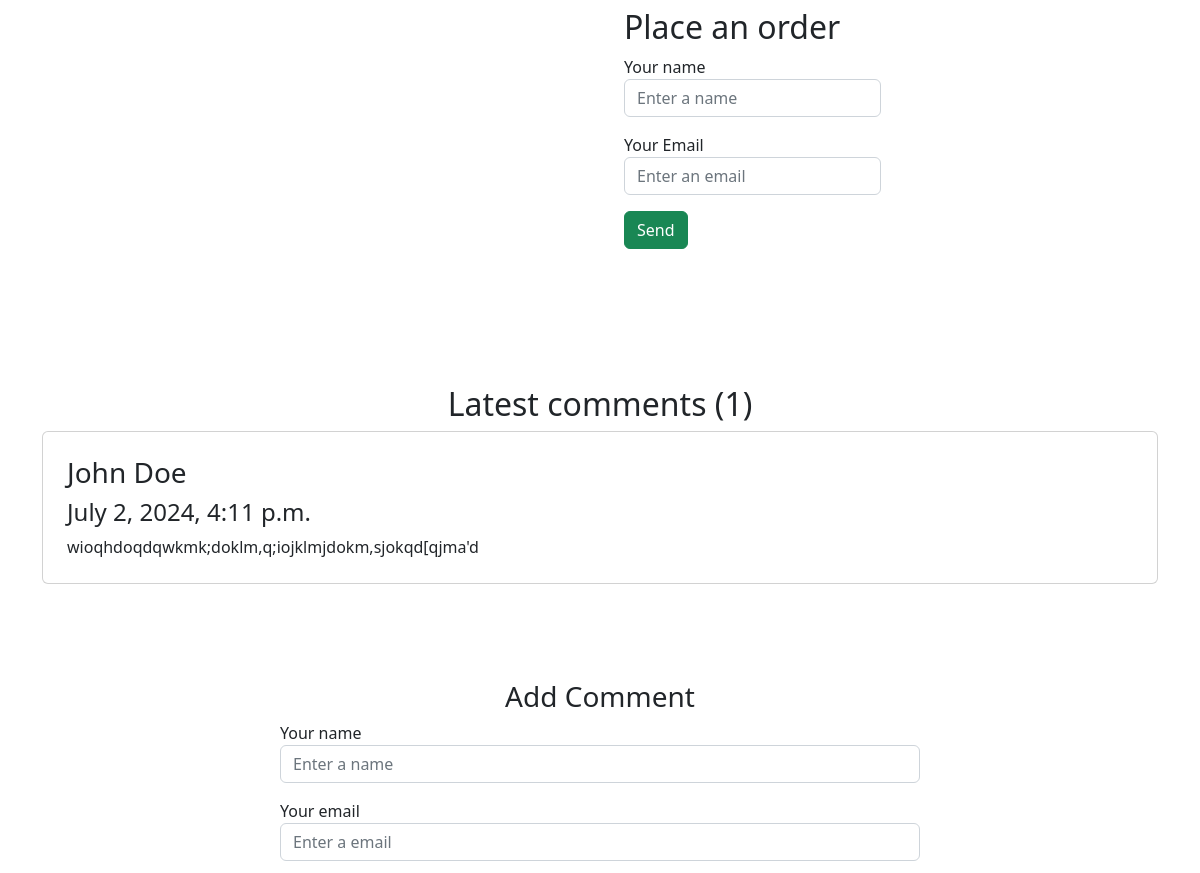
/app/products_detail/samsung-galaxy-s24-ultra (middle part), run on an earlier commit of the app's database.
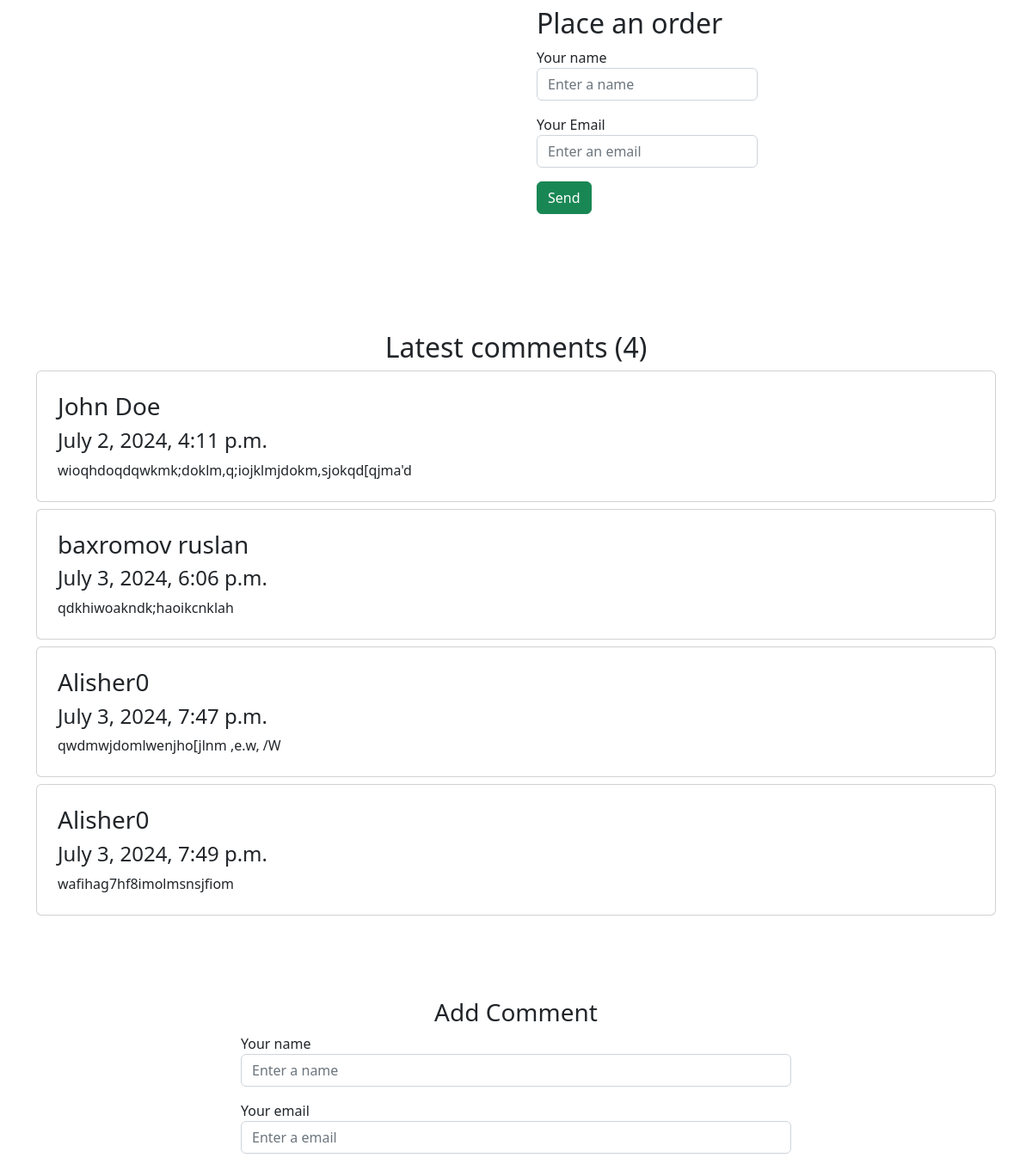
And on a later commit of the database.
### app/models.py (models this page shows, shortened)
class Comment(models.Model):
    name = models.CharField(max_length=100)
    email = models.EmailField()
    body = models.TextField()
    is_possible = models.BooleanField(default=False)
    product = models.ForeignKey('Product', on_delete=models.CASCADE, related_name='comments')
    created_at = models.DateTimeField(auto_now_add=True)
    updated_at = models.DateTimeField(auto_now=True)
    class Meta:
        ordering = ['created_at']
        indexes = [
            models.Index(fields=['created_at']),
        ]

### app/views/views.py (the view)
# urls.py: path('products_detail/<slug:product_slug>', products_detail, name='products_detail'),
def products_detail(request, product_slug):
    products = Product.objects.get(slug=product_slug)
    product = get_object_or_404(Product, slug=product_slug)
    comments = product.comments.filter(is_possible=True)
    context = {
        'products': products,
        'product': product,
        'comments': comments
    }
    return render(request, 'app/detail.html', context)

### app/templates/app/detail.html (shortened to what this page needs)
{% extends 'base.html' %}
{% block detail_content %}
    <section class="py-5">
        <div class="container px-4 px-lg-5 my-5">
            <div class="row gx-4 gx-lg-5 align-items-center">
                <div class="col-md-6">
                    <div class="d-flex">
                        <form method="post" action="{% url 'add_order' product.slug %}">
                            <div class="form-group">
                                <h2>Place an order</h2>
                            </div>
                            <div class="form-group mb-3">
                                <label for="formGroupExampleInput">Your name</label>
                                <input type="text" class="form-control" name="name" placeholder="Enter a name" >
                            </div>
                            <div class="form-group mb-3">
                                <label for="formGroupExampleInput2">Your Email</label>
                                <input type="email" class="form-control" name="order_email" placeholder="Enter an email">
                            </div>
                            <div class="form-group mb-3">
                              <input type="submit" class="btn btn-success" value="Send">
                            </div>
                        </form>
                    </div>
                </div>
            </div>
        </div>
    </section>
    <div class="container mt-4 mb-4">
        <div class="row">
                <div class="col-12">
                <div class="text-center">
                    <h2>Latest comments ({{ comments.count }})</h2>
                </div>
                    {% for comment in comments %}
                    <div class="media card p-4 mt-2">
                        <div class="media-body">
                            <h3 class="mt-0">{{ comment.name}}</h3>
                            <h4>
                                {{ comment.created_at }}
                            </h4>
                            {{ comment.body}}
                        </div>
                    </div>
                    {% endfor %}
            </div>
            <div class="col-8 offset-2 mt-5">
                <div class=" p-5">
                    <div class="text-center">
                        <h3>Add Comment</h3>
                    </div>
                    <form method="post" action="{% url 'add_comment' product.slug %}">
                        <div class="form-group mb-3">
                            <label for="formGroupExampleInput">Your name</label>
                            <input type="text" class="form-control" name="name" placeholder="Enter a name" >
                        </div>
                        <div class="form-group mb-3">
                            <label for="formGroupExampleInput2">Your email</label>
                            <input type="text" class="form-control" name="email" placeholder="Enter a email" >
                        </div>
                    </form>
                </div>
            </div>
        </div>
    </div>
{% endblock %}

What changed in the data, as far as the page shows it:
added Comment: name "baxromov ruslan", created_at "July 3, 2024, 6:06 p.m.", body "qdkhiwoakndk;haoikcnklah"
added Comment: name "Alisher0", created_at "July 3, 2024, 7:47 p.m.", body "qwdmwjdomlwenjho[jlnm ,e.w, /W"
added Comment: name "Alisher0", created_at "July 3, 2024, 7:49 p.m.", body "wafihag7hf8imolmsnsjfiom"
Also different on the page:
{{ comments.count }}: "1" → "4"
